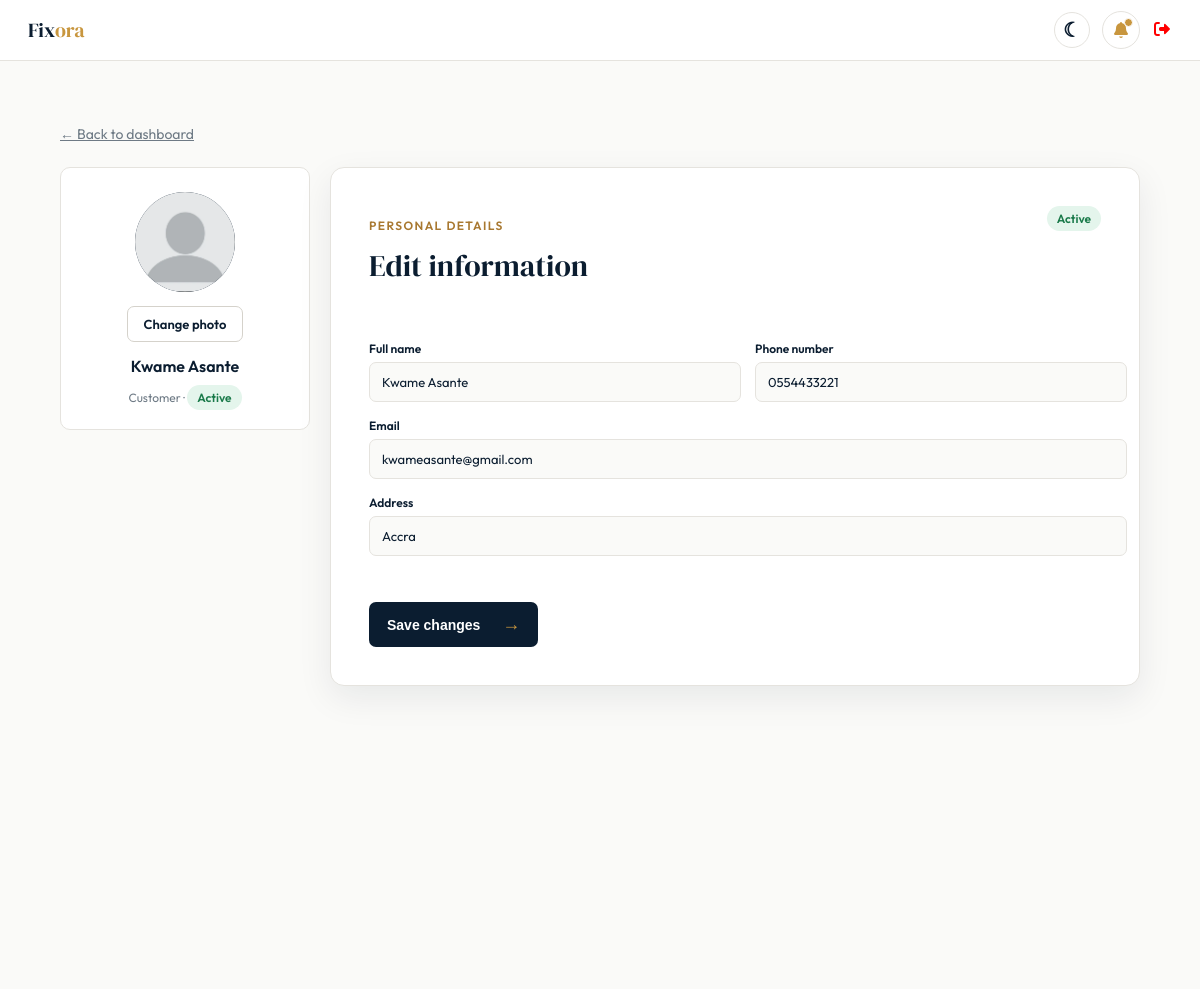
Screenshot of /account/profile/ (signed in) with the database file from the repository.
### account/models.py (models this page shows, shortened)
class User(AbstractUser):
    username = None
    email = models.EmailField(unique=True)
    full_name = models.CharField(max_length=100)
    phone_number = models.CharField(max_length=10)
    address = models.CharField(max_length=100)
    profile_picture = models.ImageField(upload_to='profile_pictures/', default='profile_pics/blank_profile_picture.png', blank=True, null=True)
    status = models.CharField(max_length=10, choices=[('active', 'Active'), ('inactive', 'Inactive')], default='active')
    created_at = models.DateTimeField(auto_now_add=True)
    USERNAME_FIELD = 'email'
    REQUIRED_FIELDS = []
    objects = UserManager()
    class Meta:
        db_table = 'users'
        unique_together = ('email', 'phone_number')

### account/views.py (the view, shortened to what this page needs)
# urls.py: path('profile/', views.profile_view, name='profile'),
@login_required
def profile_view(request):
    user = request.user
    return render(request, "account/profile.html", {"user": user})

### account/templates/account/profile.html (shortened to what this page needs)
{% load static %}
<!DOCTYPE html>
<html lang="en" data-theme="light">
<head>
  <link
      rel="stylesheet"
      href="https://cdnjs.cloudflare.com/ajax/libs/font-awesome/7.3.1/css/all.min.css"
    />
  <link rel="stylesheet" href="{% static 'account/profile.css' %}">
  <link rel="stylesheet" href="{% static 'core/theme.css' %}">
</head>
<body>
      <nav class="app-nav">
        <div class="app-nav-logo">Fix<span>ora</span></div>
        <div class="app-nav-right">
          <button class="theme-toggle" type="button" data-theme-toggle aria-label="Switch to dark mode" title="Switch to dark mode">☾</button>
          <div class="notif-btn">
            <i class="fas fa-bell" style="color: var(--gold)"></i>
            <div class="notif-dot"></div>
          </div>
        <div class="app-nav-right">
          <div class="logout-btn">
            <a href="{% url 'logout' %}">
              <i class="fas fa-sign-out-alt" style="color: red"></i>
            </a>
          </div>
        </div>
      </nav>
    <main class="profile-section">
        <a class="back-link" href="{% url 'dashboard' %}">&larr; Back to dashboard</a>
        <div class="profile-container">
            <form method="POST" enctype="multipart/form-data" class="profile-grid">
                <section class="profile-photo-card">
                    <div class="photo-circle wobble-hor-bottom">
                        {% if user.profile_picture and user.profile_picture.name != 'profile_pics/blank_profile_picture.png' %}
                            <img id="preview" src="{{ user.profile_picture.url }}" alt="{{ user.full_name }}">
                        {% else %}
                            <img id="preview" src="{% static 'account/img/blank_profile_picture.png' %}" alt="{{ user.full_name}}">
                        {% endif %}
                    </div>
                    <label class="upload-button" for="profile_picture">Change photo</label>
                    <div class="photo-name">{{ user.full_name }}</div>
                    <div class="photo-type">Customer · <span class="status">Active</span></div>
                </section>
                <section class="profile-card profile-info">
                    <div class="section-heading">
                        <div>
                            <p class="eyebrow">Personal details</p>
                            <h2>Edit information</h2>
                        </div>
                        <span class="status">Active</span>
                    </div>
                    <div class="form-row-2">
                        <label class="form-group">Full name<input class="form-input" type="text" name="full_name" value="{{ user.full_name }}" required></label>
                        <label class="form-group">Phone number<input class="form-input" type="tel" name="phone_number" value="{{ user.phone_number }}" inputmode="numeric" maxlength="10" required></label>
                    </div>
                    <label class="form-group">Email<input class="form-input" type="email" name="email" value="{{ user.email }}" required></label>
                    <label class="form-group">Address<input class="form-input" type="text" name="address" value="{{ user.address }}" required></label>
                    <button type="submit" class="bounce-top">Save changes <span>&rarr;</span></button>
                    </div>
</body>
</html>

### account/static/account/profile.css (style rules this page uses)
:root { --navy: #0b1d30; --gold: #c8963e; --gold-d: #a87830; --gold-l: #f5edd8; --bg: #fafaf8; --surface: #ffffff; --text: #0b1d30; --sub: #6e7a85; --border: #e5e3de; --border-2: #d5d2cb; --font-d: "DM Serif Display", serif; --font-b: "Outfit", sans-serif; }
body { margin: 0; min-height: 100vh; background: var(--bg); }
.app-nav { background: var(--surface); border-bottom: 1px solid var(--border); padding: 0 28px; display: flex; align-items: center; justify-content: space-between; height: 60px; position: sticky; top: 0; z-index: 100; }
.app-nav-logo { font-family: var(--font-d); font-size: 20px; color: var(--navy); }
.app-nav-logo span { color: var(--gold); }
.app-nav-right { display: flex; align-items: center; gap: 12px; }
.notif-btn { width: 36px; height: 36px; border-radius: 50%; border: 1px solid var(--border); background: var(--surface); display: flex; align-items: center; justify-content: center; cursor: pointer; position: relative; color: var(--sub); font-size: 16px; }
.notif-dot { position: absolute; top: 6px; right: 6px; width: 7px; height: 7px; border-radius: 50%; background: var(--gold); border: 1.5px solid var(--surface); }
.profile-section { min-height: 100vh; padding: 44px 24px; background: var(--bg); font-family: var(--font-b); color: var(--text); margin: 20px; }
.profile-container { max-width: 1080px; margin: 0 auto; }
.back-link { display: block; max-width: 1080px; margin: 0 auto 24px; color: var(--sub); font-size: 14px; }
.profile-grid { display: grid; grid-template-columns: 250px 1fr; gap: 20px; }
.profile-photo-card { display: flex; flex-direction: column; align-items: center; gap: 14px; height: fit-content; padding: 24px; text-align: center; background: var(--surface); border: 1px solid var(--border); border-radius: 10px; }
.photo-circle { width: 100px; height: 100px; display: flex; align-items: center; justify-content: center; margin: 0; overflow: hidden; border-radius: 50%; background: var(--navy); color: white; font-family: var(--font-d); font-size: 32px; }
.photo-circle img { width: 100%; height: 100%; object-fit: cover; }
.photo-name { margin: 0; font-size: 16px; font-weight: 600; }
.photo-type { margin: 0; color: var(--sub); font-size: 12px; }
.profile-card { background: var(--surface); border: 1px solid var(--border); border-radius: 14px; box-shadow: 0 12px 34px rgba(11, 29, 48, 0.08); }
.eyebrow { color: var(--gold-d); font-size: 12px; font-weight: 600; letter-spacing: 0.12em; text-transform: uppercase; }
.upload-button { padding: 9px 16px; color: var(--navy); border: 1px solid var(--border-2); border-radius: 7px; cursor: pointer; font-size: 13px; font-weight: 600; }
.profile-info { padding: 38px; }
.form-row-2 { display: grid; grid-template-columns: 1fr 1fr; gap: 40px; }
.form-group { display: block; margin-bottom: 16px; color: var(--text); font-size: 12px; font-weight: 600; }
.form-input { width: 100%; margin-top: 6px; padding: 11px 12px; background: var(--bg); border: 1px solid var(--border); border-radius: 7px; color: var(--text); font-family: var(--font-b); font-size: 13px; outline: none; }
.section-heading { display: flex; align-items: flex-start; justify-content: space-between; gap: 16px; margin-bottom: 30px; }
.section-heading h2 { margin-top: 4px; font-family: var(--font-d); font-size: 30px; font-weight: 400; }
.status { padding: 5px 10px; border-radius: 20px; background: #e4f5ec; color: #1a7a4a; font-size: 12px; font-weight: 600; }
.profile-info button { margin-top: 30px; padding: 12px 18px; border: 0; border-radius: 7px; background: var(--navy); color: #fff; cursor: pointer; font-size: 14px; font-weight: 600; }
.profile-info button span { margin-left: 18px; color: var(--gold); font-size: 18px; }
.bounce-top { animation:bounce-top .9s both }
.wobble-hor-bottom { animation:wobble-hor-bottom .8s both }

### core/static/core/theme.css (style rules this page uses)
.theme-toggle { width: 36px; height: 36px; display: inline-grid; place-items: center; flex: 0 0 36px; padding: 0; border: 1px solid var(--border); border-radius: 50%; background: var(--surface); color: var(--navy); cursor: pointer; font: 600 20px/1 sans-serif; }

### rows the page displays
User: full_name "Kwame Asante", phone_number "0554433221", email "kwameasante@gmail.com", address "Accra"
